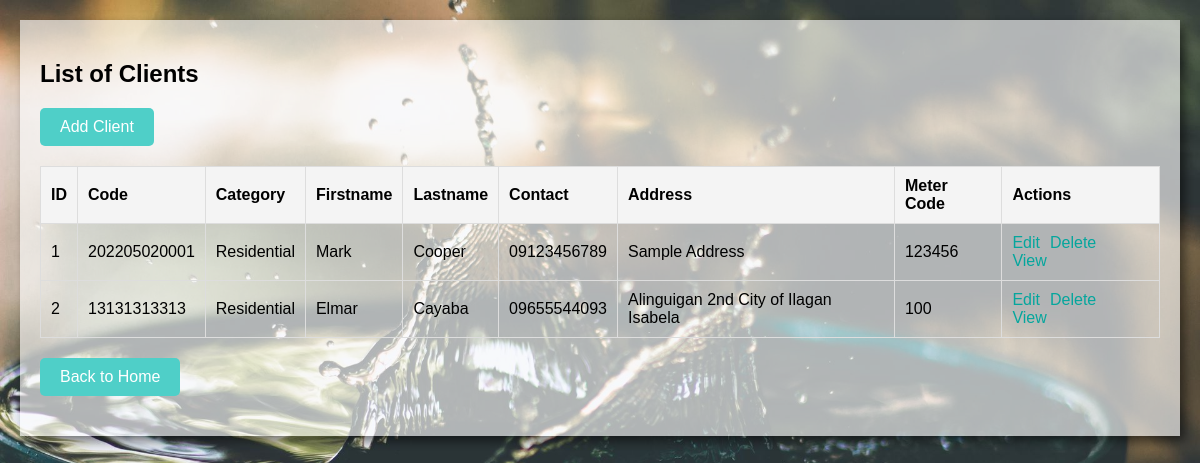
/view_clients.php, run on an earlier commit of the app's database.
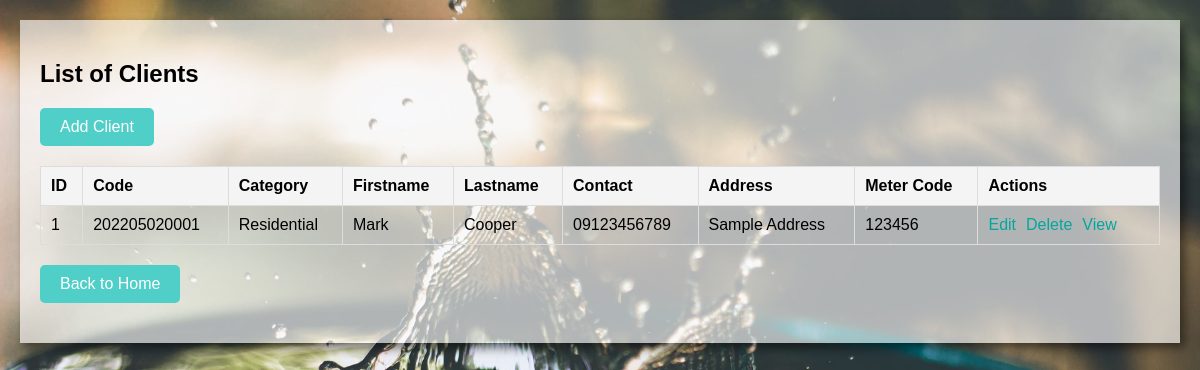
And on a later commit of the database.
### tables this page shows
CREATE TABLE `client_list` (
  `id` int(30) NOT NULL,
  `code` varchar(100) NOT NULL,
  `category_id` int(30) NOT NULL,
  `firstname` text NOT NULL,
  `middlename` text DEFAULT NULL,
  `lastname` text NOT NULL,
  `contact` text NOT NULL,
  `address` text NOT NULL,
  `meter_code` varchar(100) NOT NULL,
  `first_reading` float(12,2) NOT NULL,
  `status` tinyint(1) NOT NULL DEFAULT 1,
  `delete_flag` tinyint(1) NOT NULL DEFAULT 0,
  `date_created` datetime NOT NULL DEFAULT current_timestamp(),
  `date_updated` datetime NOT NULL DEFAULT current_timestamp() ON UPDATE current_timestamp()
);

CREATE TABLE `category_list` (
  `id` int(30) NOT NULL,
  `name` text NOT NULL,
  `status` tinyint(1) NOT NULL DEFAULT 1,
  `delete_flag` tinyint(1) NOT NULL DEFAULT 0,
  `date_created` datetime NOT NULL DEFAULT current_timestamp(),
  `date_updated` datetime NOT NULL DEFAULT current_timestamp() ON UPDATE current_timestamp()
);

### view_clients.php (the view, shortened to what this page needs)
<?php
include 'db.php';
$sql = "SELECT * FROM client_list";
$result = $conn->query($sql);
?>
<!DOCTYPE html>
<html lang="en">
<head>
</head>
<body>
<div class="container">
    <h2>List of Clients</h2>
    <a class="add-client" href="add_client.php">Add Client</a>
    <?php
    if ($result->num_rows > 0) {
        echo "<table>";
        echo "<tr><th>ID</th><th>Code</th><th>Category</th><th>Firstname</th><th>Lastname</th><th>Contact</th><th>Address</th><th>Meter Code</th><th>Actions</th></tr>";
        while($row = $result->fetch_assoc()) {
            $category_id = $row['category_id'];
            $category_name = '';
            $category_sql = "SELECT name FROM category_list WHERE id = $category_id";
            $category_result = $conn->query($category_sql);
            if ($category_result && $category_result->num_rows > 0) {
                $category_data = $category_result->fetch_assoc();
                $category_name = $category_data['name'];
            }
            echo "<tr>";
            echo "<td>{$row['id']}</td>";
            echo "<td>{$row['code']}</td>";
            echo "<td>{$category_name}</td>";
            echo "<td>{$row['firstname']}</td>";
            echo "<td>{$row['lastname']}</td>";
            echo "<td>{$row['contact']}</td>";
            echo "<td>{$row['address']}</td>";
            echo "<td>{$row['meter_code']}</td>";
            echo "<td class='action-links'>";
            echo "<a href='edit_client.php?id={$row['id']}'>Edit</a>";
            echo "<a href='delete_client.php?id={$row['id']}'>Delete</a>";
            echo "<a href='view_client.php?id={$row['id']}'>View</a>";
            echo "</td>";
            echo "</tr>";
        }
        echo "</table>";
    } else {
        echo "<p>0 results</p>";
    }
    ?>
    <a href="index.php" class="add-client">Back to Home</a>
</div>
</body>
</html>

### view_clients.php (style rules this page uses)
body { font-family: Arial, sans-serif; background-color: #f2f2f2; margin: 0; padding: 20px; background-image: url('water2.jpg'); background-size: cover; background-repeat: no-repeat; }
.container { margin: 0 auto; padding: 20px; background-color: #ffffffa1; box-shadow: 5px 5px 10px rgba(0, 0, 0, 0.53); }
table { width: 100%; border-collapse: collapse; margin-bottom: 20px; }
table, th, td { border: 1px solid #ddd; }
th, td { padding: 10px; text-align: left; }
th { background-color: #f4f4f4; }
.add-client { display: inline-block; padding: 10px 20px; margin-bottom: 20px; background-color: #4FCFC8; color: #fff; text-decoration: none; border-radius: 5px; }
.action-links a { display: inline-block; margin-right: 10px; text-decoration: none; color: #05A69D; }

What changed in the data, as far as the page shows it:
removed client_list: id "2", code "13131313313", category.name "Residential", firstname "Elmar", lastname "Cayaba", contact "09655544093", address "Alinguigan 2nd City of Ilagan Isabela", meter_code "100"
